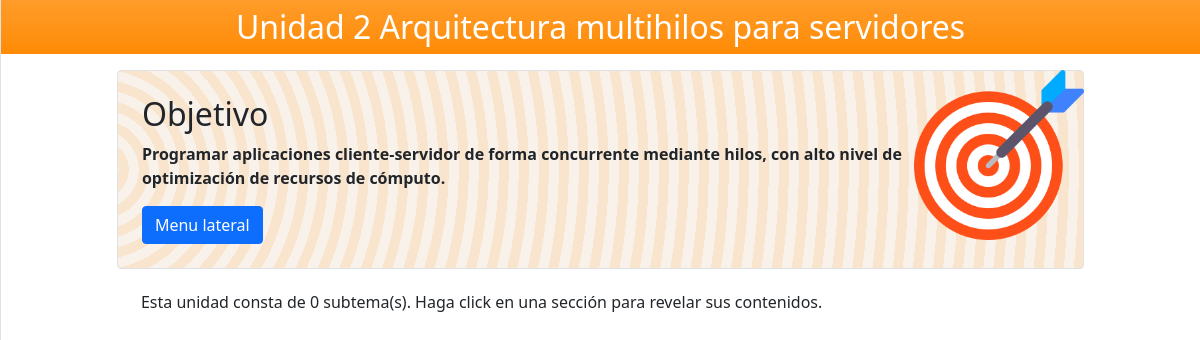
Page /2/ on the committed database.
### gestion/models.py (models this page shows, shortened)
class BaseUnit(models.Model):
    class Meta:
        abstract = True
    name = models.CharField(
        max_length=50, help_text="Nombre de la unidad.", verbose_name="Nombre de la unidad"
    )
    order = models.PositiveIntegerField(
        unique=True, help_text="Índice de la unidad (usado para ordenar cada unidad).", verbose_name="Índice"
    )

class Unit(BaseUnit):
    class Meta:
        ordering = ("order",)
    goal = models.CharField(
        max_length=200, default="Ejemplo", help_text="Objetivo de la materia.", verbose_name="Objetivo"
    )
    header_color = ColorField(default="#000000", help_text="Color de la barra principal.")

### gestion/views.py (the view)
# urls.py: path("<int:order>/", views.unit, name="unit"),
def unit(request, order: int):
    if this_unit := Unit.objects.filter(order=order).first():
        return render(
            request,
            "unit.html",
            context={
                "this_unit": this_unit,
                "units": Unit.objects.all(),
                "subunits": SubUnit.objects.filter(parent=this_unit),
            },
        )
    raise Http404()

### gestion/templates/unit.html (shortened to what this page needs)
{% extends 'base.html' %}
{% load static %}
{% block content %}
	<div style="padding-top: 0px;">
        <div class="text-white text-center mx-auto p-2 bg-gradient " style="background-color: {{ this_unit.header_color }};">
			<h2 style="margin-bottom: 0"> Unidad {{this_unit.order}} {{this_unit.name}}</h2>
        </div>
        <div class="col col-md-10 p-3 mx-auto">
            <img src="{% static 'main/target.png'%}" width="170" height="170" class="d-inline-block align-top float-right" alt="">
            <div class="bg-light p-4 rounded border border_acccent soft_accent">
                <h2 id="objetivo">Objetivo</h2>
                <p class="font-weight-bold">
                	{{ this_unit.goal }}
                </p>
                <button class="btn btn-primary text-white" id="sidebarToggle">Menu lateral</button>
            </div>
            <div class="p-4">
                <h6>Esta unidad consta de {{ subunits | length}} subtema(s). Haga click en una sección para revelar sus contenidos.</h6>
            </div>
        </div>
    </div>
  </div>
{% endblock %}

### rows in the picture
Unit: order "2", name "Arquitectura multihilos para servidores", goal "Programar aplicaciones cliente-servidor de forma concurrente mediante hilos, con alto nivel de optimización de recursos de cómputo."

### other values in the picture
{{ subunits | length }} "0"
